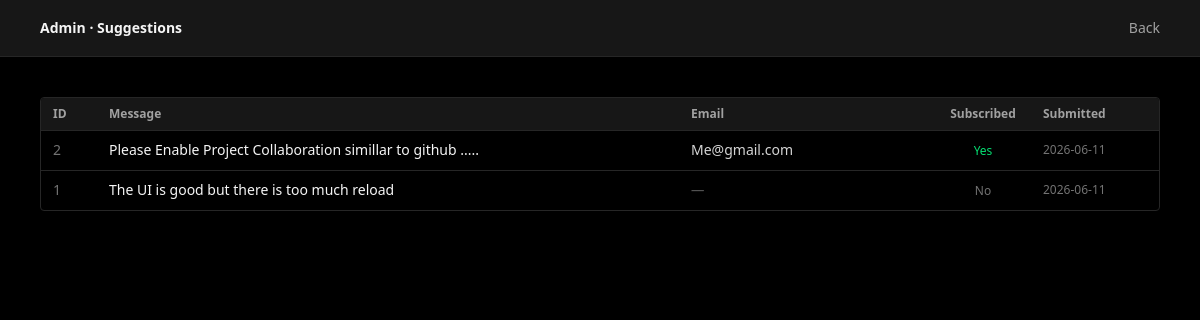
The page /suggestions (signed in) on the database its author committed.
### models.py (models this page shows, shortened)
class Suggestion(db.Model):
    __tablename__ = "suggestions"
    id = db.Column(db.Integer, primary_key=True)
    message = db.Column(db.Text, nullable=False)
    email = db.Column(db.String(255), nullable=True)
    subscribed = db.Column(db.Boolean, default=False, nullable=False)
    created_at = db.Column(
        db.DateTime, default=datetime.utcnow, nullable=False
    )

### app.py (the view)
@app.route("/suggestions")
@admin_required
def admin_suggestions():
    suggestions = Suggestion.query.order_by(Suggestion.created_at.desc()).all()
    return render_template("admin_suggestions.html", suggestions=suggestions)

### app.py (called while the page is built)
def admin_required(view_func):
    @wraps(view_func)
    def wrapped_view(*args, **kwargs):
        if not session.get("user_id") or not session.get("is_admin"):
            flash("Admin access required.", "error")
            return redirect(url_for("admin_login"))
        return view_func(*args, **kwargs)
    return wrapped_view

@app.before_request
def update_last_seen():
    user_id = session.get("user_id")
    if not user_id:
        return
    user = User.query.get(user_id)
    if not user:
        return
    now = datetime.utcnow()
    if not user.last_seen or user.last_seen < now - LAST_SEEN_THROTTLE:
        user.last_seen = now
        db.session.commit()

@app.context_processor
def inject_user():
    return {
        "is_logged_in": "user_id" in session,
        "is_admin": session.get("is_admin", False)
    }

### templates/admin_suggestions.html (shortened to what this page needs)
<!doctype html>
<html lang="en">
  <head>
    <link
      rel="stylesheet"
      href="{{ url_for('static', filename='output.css') }}"
    />
  </head>
  <body class="bg-neutral-950 text-neutral-100">
    <header class="border-b border-neutral-800 bg-neutral-900">
      <div
        class="max-w-6xl mx-auto px-4 h-14 flex items-center justify-between"
      >
        <h1 class="text-sm font-semibold">Admin · Suggestions</h1>
        <a
          href="{{ url_for('admin_dashboard') }}"
          class="text-sm text-neutral-400 hover:text-neutral-200"
        >
          Back
        </a>
      </div>
    </header>
    <main class="max-w-6xl mx-auto px-4 py-10">
      <div class="overflow-x-auto border border-neutral-800 rounded">
        <table class="w-full text-sm border-collapse">
          <thead class="bg-neutral-900 border-b border-neutral-800">
            <tr class="text-left text-neutral-400 text-xs">
              <th class="px-3 py-2 w-14">ID</th>
              <th class="px-3 py-2">Message</th>
              <th class="px-3 py-2 w-64">Email</th>
              <th class="px-3 py-2 w-24 text-center">Subscribed</th>
              <th class="px-3 py-2 w-32">Submitted</th>
            </tr>
          </thead>
          <tbody class="divide-y divide-neutral-800">
            {% for s in suggestions %}
            <tr class="hover:bg-neutral-900/50">
              <td class="px-3 py-2 text-neutral-500">{{ s.id }}</td>
              <td class="px-3 py-2 text-neutral-100 leading-relaxed">
                {{ s.message }}
              </td>
              <td class="px-3 py-2 text-neutral-300">
                {% if s.email %} {{ s.email }} {% else %}
                <span class="text-neutral-600 italic">—</span>
                {% endif %}
              </td>
              <td class="px-3 py-2 text-center">
                {% if s.subscribed %}
                <span class="text-green-400 text-xs">Yes</span>
                {% else %}
                <span class="text-neutral-500 text-xs">No</span>
                {% endif %}
              </td>
              <td class="px-3 py-2 text-neutral-500 text-xs">
                {{ s.created_at.strftime("%Y-%m-%d") }}
              </td>
            </tr>
            {% endfor %}
          </tbody>
        </table>
      </div>
    </main>
  </body>
</html>

### rows shown on the page
Suggestion: id "2", message "Please Enable Project Collaboration simillar to github .....", email "Me@gmail.com", subscribed "Yes", created_at "2026-06-11"
Suggestion: id "1", message "The UI is good but there is too much reload", subscribed "No", created_at "2026-06-11"
